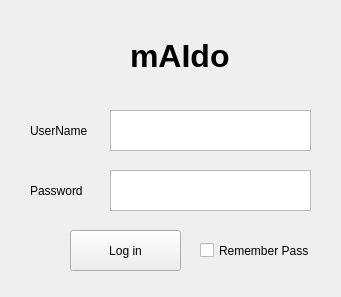
<?xml version="1.0" encoding="UTF-8"?>
<ui version="4.0">
 <class>Form</class>
 <widget class="QWidget" name="Form">
  <property name="geometry">
   <rect>
    <x>0</x>
    <y>0</y>
    <width>341</width>
    <height>297</height>
   </rect>
  </property>
  <property name="windowTitle">
   <string>Form</string>
  </property>
  <widget class="QLabel" name="label">
   <property name="geometry">
    <rect>
     <x>130</x>
     <y>30</y>
     <width>141</width>
     <height>51</height>
    </rect>
   </property>
   <property name="font">
    <font>
     <family>Arial</family>
     <pointsize>24</pointsize>
     <weight>75</weight>
     <bold>true</bold>
    </font>
   </property>
   <property name="text">
    <string>mAIdo     </string>
   </property>
  </widget>
  <widget class="QLabel" name="label_2">
   <property name="geometry">
    <rect>
     <x>30</x>
     <y>110</y>
     <width>91</width>
     <height>41</height>
    </rect>
   </property>
   <property name="text">
    <string>UserName</string>
   </property>
  </widget>
  <widget class="QLabel" name="label_3">
   <property name="geometry">
    <rect>
     <x>30</x>
     <y>170</y>
     <width>81</width>
     <height>41</height>
    </rect>
   </property>
   <property name="text">
    <string>Password</string>
   </property>
  </widget>
  <widget class="QTextEdit" name="UserNameTextEdit">
   <property name="geometry">
    <rect>
     <x>110</x>
     <y>110</y>
     <width>201</width>
     <height>41</height>
    </rect>
   </property>
  </widget>
  <widget class="QTextEdit" name="passWordTextEdit">
   <property name="geometry">
    <rect>
     <x>110</x>
     <y>170</y>
     <width>201</width>
     <height>41</height>
    </rect>
   </property>
  </widget>
  <widget class="QPushButton" name="LoginButton">
   <property name="geometry">
    <rect>
     <x>70</x>
     <y>230</y>
     <width>111</width>
     <height>41</height>
    </rect>
   </property>
   <property name="text">
    <string>Log in</string>
   </property>
  </widget>
  <widget class="QCheckBox" name="checkBox">
   <property name="geometry">
    <rect>
     <x>200</x>
     <y>230</y>
     <width>111</width>
     <height>41</height>
    </rect>
   </property>
   <property name="text">
    <string>Remember Pass</string>
   </property>
  </widget>
 </widget>
 <resources/>
 <connections/>
</ui>
